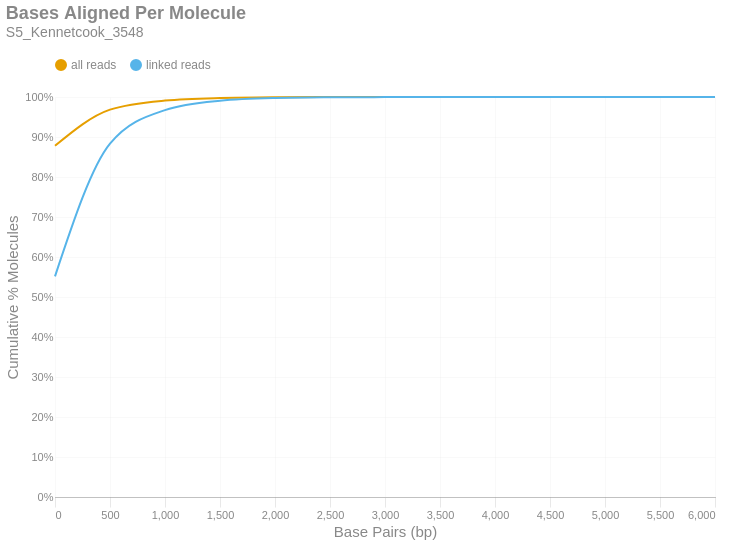

Source (notebook cell):
### Markdown cell above
### Bases Aligned Per Molecule
This is a cumulative frequency distribution showing the number of base pairs aligned per unique molecule. These data are shown in 500 bp bins. There are two distributions: one with `all reads` (yellow) and another with only `linked reads` (blue). The percent of molecules in the `linked reads` distribution is relative to the total number of linked molecules.

### Code cell
if SKIPLR:
    print_html(f"Skipped")
else:
    binned_df = consolidated_hist(valids['aligned_bp'], mask, 500, True)
    with SafeRender(binned_df):
        (
            density_plot(binned_df, 'Bases Aligned Per Molecule', samplename, 'basesper')
            .encode(
                x=alt.X('bin:Q', title="Base Pairs (bp)").axis(tickMinStep=500).scale(padding=0),
                y=alt.Y('value:Q', title='Cumulative % Molecules')
                    .axis(format='%')
                    .scale(domain = [0,1])
                    .stack(False),
                color=alt.Color("key:N").scale(domain = ["all reads", "linked reads"]),
                tooltip = [
                    alt.Tooltip("key:N", title = "Data Type"),
                    alt.Tooltip("range_label:N", title="Bases Aligned Per Molecule"),
                    alt.Tooltip("value:Q", format = ".2%", title="% Molecules (Cum.)")
                ]
            )
        ).display()

### Figure 1 — Vega-Lite specification as saved in the notebook (floating-point values rounded to 4 significant figures)
{"width": "container", "height": 400, "config": {"title": {"anchor": "start", "dy": -15, "fontSize": 18, "color": "#888888", "subtitleColor": "#888888", "subtitleFontSize": 14}, "arc": {"fill": "#0072B2"}, "axis": {"domainColor": "#888888", "domainWidth": 0.5, "gridWidth": 0.2, "grid": false, "titleFontWeight": 400, "titleFontSize": 15, "labelFontSize": 11, "labelColor": "#888888", "tickColor": "#888888", "tickWidth": 0.2, "titleColor": "#888888"}, "axisBand": {"grid": false}, "axisX": {"grid": true, "tickSize": 10, "domainCap": "round"}, "axisY": {"domain": false, "grid": true, "tickSize": 0, "domainCap": "round"}, "background": "transparent", "header": {"labelFontSize": 15, "labelColor": "#888888", "titleFontSize": 15, "titleFontWeight": 600, "titleColor": "#888888"}, "legend": {"labelFont": "sans-serif", "labelFontSize": 12, "labelColor": "#888888", "symbolSize": 100, "symbolType": "circle", "titleFontSize": 12, "titlePadding": 10, "titleColor": "#888888", "title": null, "orient": "top"}, "range": {"category": ["#E69F00", "#56B4E9", "#009E73", "#F0E442", "#0072B2", "#D55E00", "#CC79A7", "#000000"], "diverging": ["#cfe8f3", "#a2d4ec", "#73bfe2", "#46abdb", "#1696d2", "#12719e"]}, "area": {"fill": "#0072B2", "fillOpacity": 0.7, "line": true, "strokeOpacity": 0.7}, "line": {"color": "#0072B2", "stroke": "#0072B2", "strokeWidth": 2}, "trail": {"color": "#0072B2", "stroke": "#0072B2", "strokeWidth": 0, "size": 1}, "point": {"filled": true, "fillOpacity": 1.0, "size": 95}, "text": {"color": "#888888", "fontSize": 11, "align": "right", "fontWeight": 400, "size": 11}, "bar": {"fill": "#0072B2", "stroke": null}, "view": {"stroke": null, "continuousWidth": 660, "continuousHeight": 400}}, "data": {"name": "data-8bbdbb8cda843b9b434babaad51cd143"}, "mark": {"type": "line", "interpolate": "monotone", "point": {"opacity": 0, "size": 275}}, "encoding": {"color": {"field": "key", "scale": {"domain": ["all reads", "linked reads"]}, "type": "nominal"}, "tooltip": [{"field": "key", "title": "Data Type", "type": "nominal"}, {"field": "range_label", "title": "Bases Aligned Per Molecule", "type": "nominal"}, {"field": "value", "format": ".2%", "title": "% Molecules (Cum.)", "type": "quantitative"}], "x": {"axis": {"tickMinStep": 500}, "field": "bin", "scale": {"padding": 0}, "title": "Base Pairs (bp)", "type": "quantitative"}, "y": {"axis": {"format": "%"}, "field": "value", "scale": {"domain": [0, 1]}, "stack": false, "title": "Cumulative % Molecules", "type": "quantitative"}}, "params": [{"name": "param_c36ac31b6afebe62", "select": {"type": "point", "fields": ["key"]}, "bind": "legend"}], "title": {"text": "Bases Aligned Per Molecule", "subtitle": "S5_Kennetcook_3548"}, "transform": [{"fold": ["all reads (cumsum)", "linked reads (cumsum)"]}, {"calculate": "replace(datum.key, ' (cumsum)', '')", "as": "key"}, {"filter": {"param": "param_c36ac31b6afebe62"}}], "usermeta": {"embedOptions": {"downloadFileName": "S5_Kennetcook_3548.basesper"}}, "$schema": "https://vega.github.io/schema/vega-lite/v6.1.0.json", "datasets": {"data-8bbdbb8cda843b9b434babaad51cd143": [{"bin": "0.0", "interval": "0.0-500.0", "all reads": 0.878, "linked reads": 0.5517, "all reads (cumsum)": 0.878, "linked reads (cumsum)": 0.5517, "range_label": "0-499"}, {"bin": "500.0", "interval": "500.0-1000.0", "all reads": 0.09037, "linked reads": 0.3316, "all reads (cumsum)": 0.9683, "linked reads (cumsum)": 0.8833, "range_label": "500-999"}, {"bin": "1000.0", "interval": "1000.0-1500.0", "all reads": 0.02277, "linked reads": 0.08396, "all reads (cumsum)": 0.9911, "linked reads (cumsum)": 0.9673, "range_label": "1000-1499"}, {"bin": "1500.0", "interval": "1500.0-2000.0", "all reads": 0.006335, "linked reads": 0.02336, "all reads (cumsum)": 0.9975, "linked reads (cumsum)": 0.9906, "range_label": "1500-1999"}, {"bin": "2000.0", "interval": "2000.0-2500.0", "all reads": 0.00184, "linked reads": 0.006785, "all reads (cumsum)": 0.9993, "linked reads (cumsum)": 0.9974, "range_label": "2000-2499"}, {"bin": "2500.0", "interval": "2500.0-3000.0", "all reads": 0.0004866, "linked reads": 0.001794, "all reads (cumsum)": 0.9998, "linked reads (cumsum)": 0.9992, "range_label": "2500-2999"}, {"bin": "3000.0", "interval": "3000.0-3500.0", "all reads": 0.0001464, "linked reads": 0.0005397, "all reads (cumsum)": 0.9999, "linked reads (cumsum)": 0.9997, "range_label": "3000-3499"}, {"bin": "3500.0", "interval": "3500.0-4000.0", "all reads": 4.706e-05, "linked reads": 0.0001735, "all reads (cumsum)": 1.0, "linked reads (cumsum)": 0.9999, "range_label": "3500-3999"}, {"bin": "4000.0", "interval": "4000.0-4500.0", "all reads": 1.842e-05, "linked reads": 6.793e-05, "all reads (cumsum)": 1.0, "linked reads (cumsum)": 1.0, "range_label": "4000-4499"}, {"bin": "4500.0", "interval": "4500.0-5000.0", "all reads": 5.006e-06, "linked reads": 1.846e-05, "all reads (cumsum)": 1.0, "linked reads (cumsum)": 1.0, "range_label": "4500-4999"}, {"bin": "5000.0", "interval": "5000.0-5500.0", "all reads": 2.603e-06, "linked reads": 9.599e-06, "all reads (cumsum)": 1.0, "linked reads (cumsum)": 1.0, "range_label": "5000-5499"}, {"bin": "5500.0", "interval": "5500.0-6000.0", "all reads": 2.002e-07, "linked reads": 7.384e-07, "all reads (cumsum)": 1.0, "linked reads (cumsum)": 1.0, "range_label": "5500-5999"}, {"bin": "6000.0", "interval": "6000.0-6500.0", "all reads": 4.005e-07, "linked reads": 1.477e-06, "all reads (cumsum)": 1.0, "linked reads (cumsum)": 1.0, "range_label": "6000-6499"}]}}
